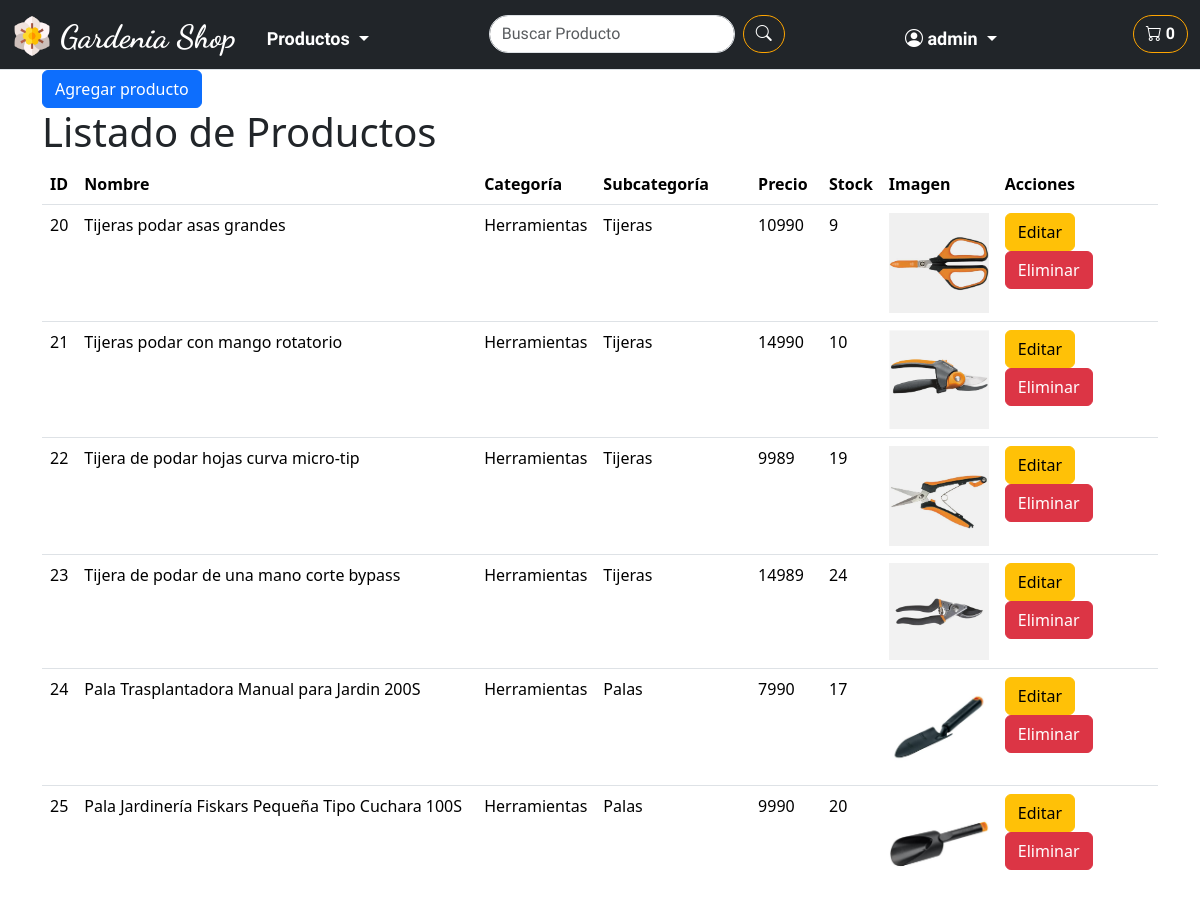
The page /shopWeb/admin/productos/ (signed in, upper part) on the database as committed earlier.
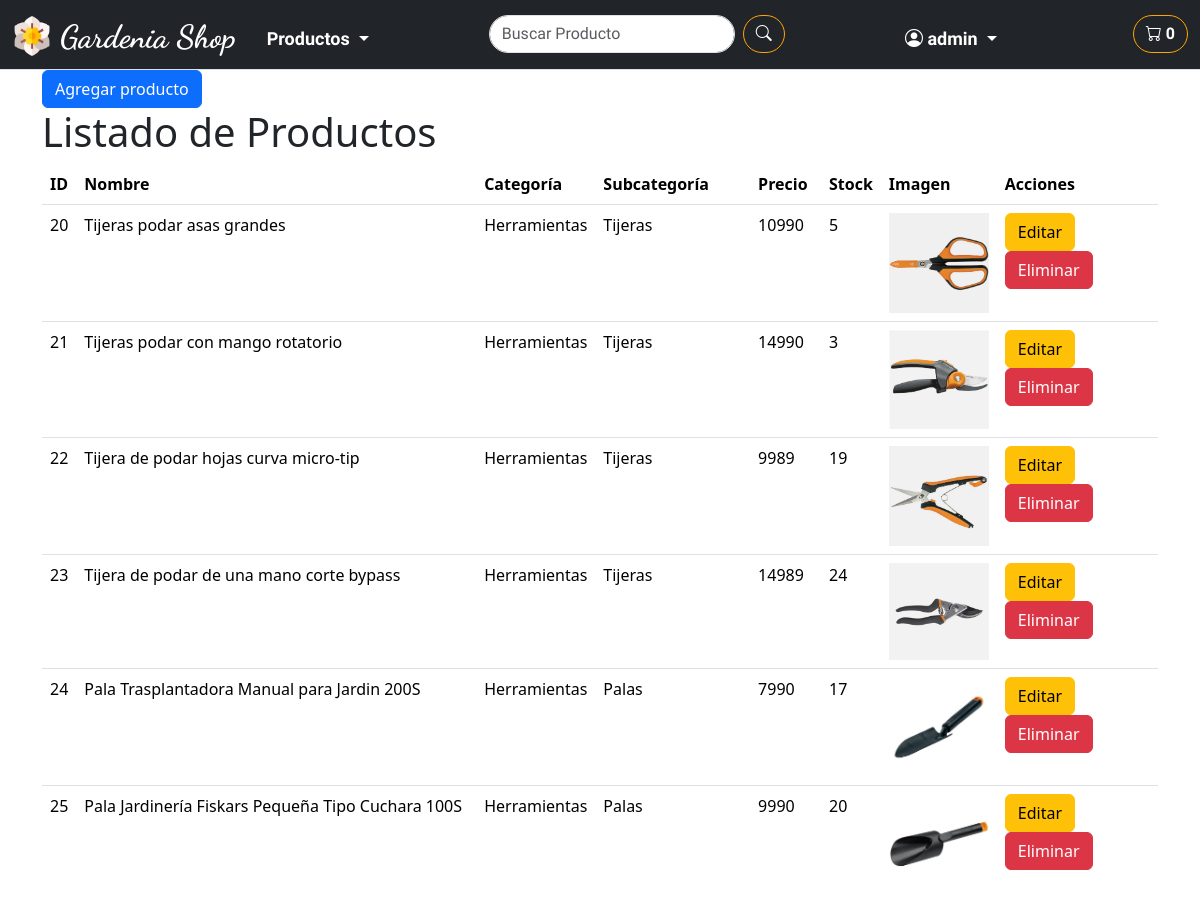
The same page on the database as committed later.
### shopWeb/models.py (models this page shows, shortened)
class Producto(models.Model):
    id_categoria = models.ForeignKey(Categoria, on_delete=models.CASCADE, related_name='categoria_producto')
    id_subcategoria = models.ForeignKey(SubCategoria, on_delete=models.CASCADE, related_name='subcategoria_producto')
    id_producto = models.AutoField(primary_key=True)
    nombre = models.CharField(max_length=80)
    precio = models.IntegerField()
    stock = models.IntegerField()
    descripcion = models.CharField(max_length=250, blank=True, null=True)
    img = models.ImageField(upload_to='productos/', null=True, blank=True)

class Categoria(models.Model):
    categoria_id = models.AutoField(primary_key=True)
    categoria_nombre = models.CharField( max_length=50)

class SubCategoria(models.Model):
    subcategoria_id = models.AutoField(primary_key=True)
    categoria = models.ForeignKey(Categoria, on_delete=models.CASCADE, related_name='categorias_productos')
    subcategoria_nombre = models.CharField(max_length=50)

### shopWeb/views.py (the view)
# urls.py: path('productos/', views.all_productos_view, name='productos'),
@login_required
@user_passes_test(es_admin)
def productos(request):
    productos = Producto.objects.all()
    return render(request, 'shopWeb/admin/productos.html', {'productos': productos})

### shopWeb/views.py (called while the page is built)
def es_admin(user):
    return user.is_staff

### shopWeb/templates/shopWeb/admin/productos.html (shortened to what this page needs)
{% extends 'shopWeb/layouts/base.html' %}
{% load static %}
{% block content %}
<div class="container">
    <a href="{% url 'agregar_producto' %}"
        class="btn btn-primary">Agregar producto</a>
    <h1>Listado de Productos</h1>
    <table class="table">
        <thead>
            <tr>
                <th>ID</th>
                <th>Nombre</th>
                <th>Categoría</th>
                <th>Subcategoría</th>
                <th>Precio</th>
                <th>Stock</th>
                <th>Imagen</th>
                <th>Acciones</th>
            </tr>
        </thead>
        <tbody>
            {% for producto in productos %}
            <tr>
                <td>{{ producto.id_producto }}</td>
                <td>{{ producto.nombre }}</td>
                <td>{{ producto.id_categoria.categoria_nombre }}</td>
                <td>{{ producto.id_subcategoria.subcategoria_nombre }}</td>
                <td>{{ producto.precio }}</td>
                <td>{{ producto.stock }}</td>
                <td>
                    {% if producto.img %}
                        <img src="{{ producto.img.url }}"
                            alt="{{ producto.nombre }}"
                            style="max-width: 100px; max-height: 100px;">
                    {% else %}
                        No image
                    {% endif %}
                </td>
                <td>
                    <a
                        href="{% url 'editar_producto' producto.id_producto %}"
                        class="btn btn-warning">Editar</a>
                        <a href="{% url 'eliminar_producto' producto.id_producto %}" class="btn btn-danger" onclick="return confirm('¿Estás seguro de que deseas eliminar este producto?');">Eliminar</a>
                </td>
            </tr>
            {% endfor %}
        </tbody>
    </table>
</div>
{% endblock %}

Rows that differ between the two databases and show on the page:
changed Producto "Tijeras podar asas grandes": stock "9" → "5"
changed Producto "Tijeras podar con mango rotatorio": stock "10" → "3"
